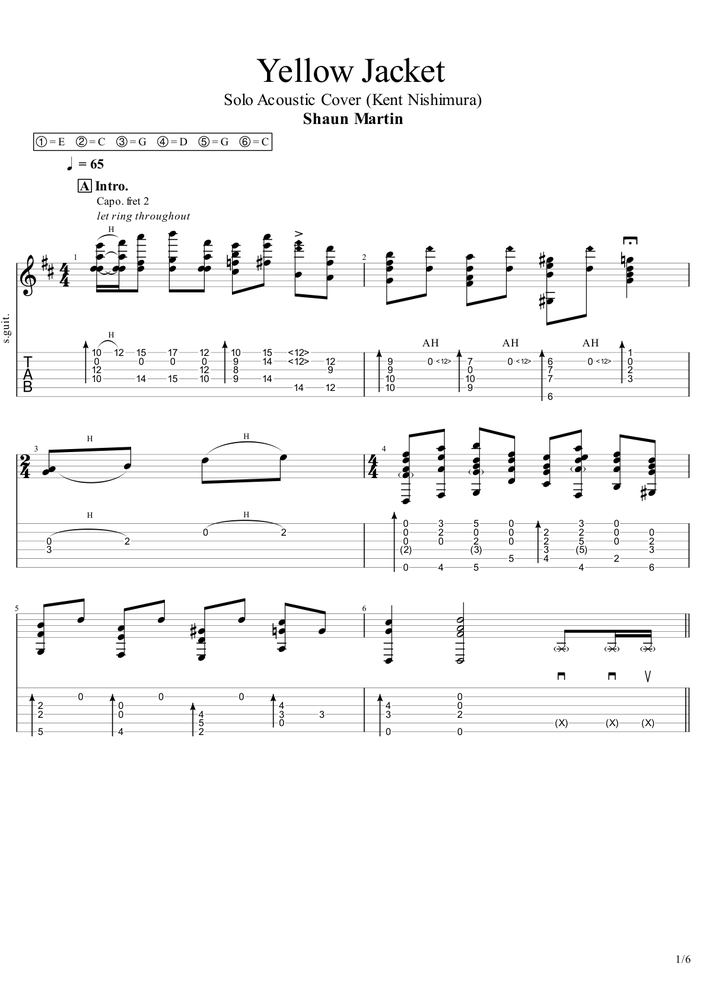
#> input picture real_training_data/images/page_1.png, 706 x 999 px, shrunk from 1190 x 1684 before the run
$ python tab_line_detector.py ../../../real_training_data/images/page_1.png
#> lines starting #> are read from the running program, lines starting #| are printed output that depends on the picture; after the words box and inside, x2 and y2 are one past the last pixel; in counts of white or black regions, pixels touching at a corner belong together
"""
TAB Line Detector - Detect the 6 horizontal lines and map digits to strings

Critical for correct GP5 generation:
- Detect 6 TAB lines per system
- Map each recognized digit to correct string (1-6)
- Detect measure boundaries (vertical bar lines)
"""

from typing import List, Tuple, Optional
from dataclasses import dataclass
import numpy as np

try:
    import cv2
except ImportError:
    cv2 = None


@dataclass
class TabLine:
    """A single TAB line (one of 6 strings)"""
    string_num: int  # 1-6 (1=highest pitch string)
    y_position: float  # Y coordinate
    y_tolerance: float  # How far a digit can be to belong to this line


@dataclass
class TabSystemLines:
    """The 6 lines of a TAB system"""
    lines: List[TabLine]
    y_start: float
    y_end: float

    # [12 lines left out: function get_string_for_y, not called in this run]


@dataclass
class MeasureBoundary:
    """A measure boundary (vertical bar line)"""
    x_position: float
    measure_num: int


class TabLineDetector:
    """
    Detect TAB lines and measure boundaries.

    Algorithm:
    1. Use horizontal projection to find dense horizontal line areas
    2. Within each area, find exactly 6 evenly-spaced lines
    3. Detect vertical lines for measure boundaries
    """

    def __init__(self,
                 min_line_density: int = 500,
                 expected_lines_per_system: int = 6,
                 line_spacing_tolerance: float = 0.3):
        """
        Args:
            min_line_density: Minimum horizontal pixel density for line detection
            expected_lines_per_system: Number of lines per TAB system (6 for guitar)
            line_spacing_tolerance: Tolerance for line spacing variance (0.3 = 30%)
        """
#> in detect_file, image is the input picture: shape (999, 706, 3); min 0, max 255, mean 246.8
        self.min_line_density = min_line_density
        self.expected_lines = expected_lines_per_system
        self.line_spacing_tolerance = line_spacing_tolerance

        if cv2 is None:
            raise ImportError("OpenCV required")

    def detect(self, image: np.ndarray) -> Tuple[List[TabSystemLines], List[MeasureBoundary]]:
        """
        Detect TAB lines and measure boundaries.

        Args:
            image: Input image (BGR or grayscale)

        Returns:
            Tuple of (list of TabSystemLines, list of MeasureBoundaries)
        """
        # Convert to grayscale
        if len(image.shape) == 3:
            gray = cv2.cvtColor(image, cv2.COLOR_BGR2GRAY)
        else:
            gray = image.copy()

        # Binary threshold
        _, binary = cv2.threshold(gray, 200, 255, cv2.THRESH_BINARY_INV)
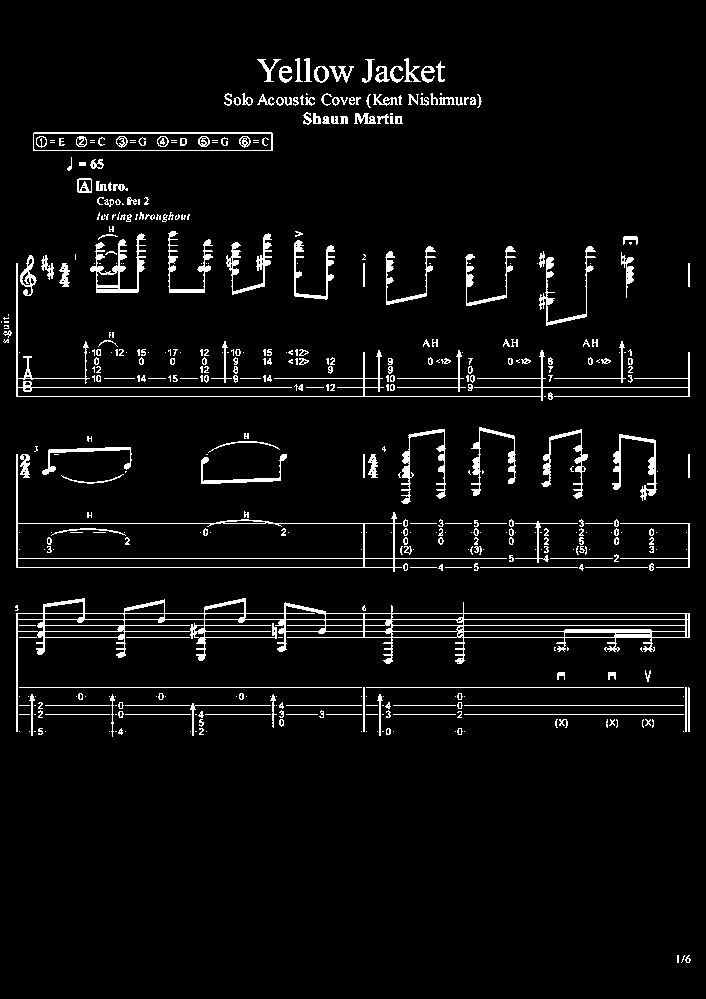
#> binary: shape (999, 706); 4.7% white in thin lines or dots, all inside (x1, y1, x2, y2) = (1, 58, 691, 963)

        # Detect horizontal lines (TAB staff lines)
        systems = self._detect_tab_systems(binary)

        # Detect vertical lines (measure boundaries)
        measures = self._detect_measure_boundaries(binary, systems)

        return systems, measures

    def _detect_tab_systems(self, binary: np.ndarray) -> List[TabSystemLines]:
        """Detect TAB systems by finding groups of 6 horizontal lines"""
        height, width = binary.shape

        # Horizontal projection profile
        h_profile = np.sum(binary, axis=1)
#> h_profile = 999 values, max 171615 at index 619, min 0 at index 0, mean 8545.4

        # Find regions with high horizontal density (potential line areas)
        # Use morphology to find horizontal lines
        h_kernel = cv2.getStructuringElement(cv2.MORPH_RECT, (width // 4, 1))
        h_lines = cv2.morphologyEx(binary, cv2.MORPH_OPEN, h_kernel)
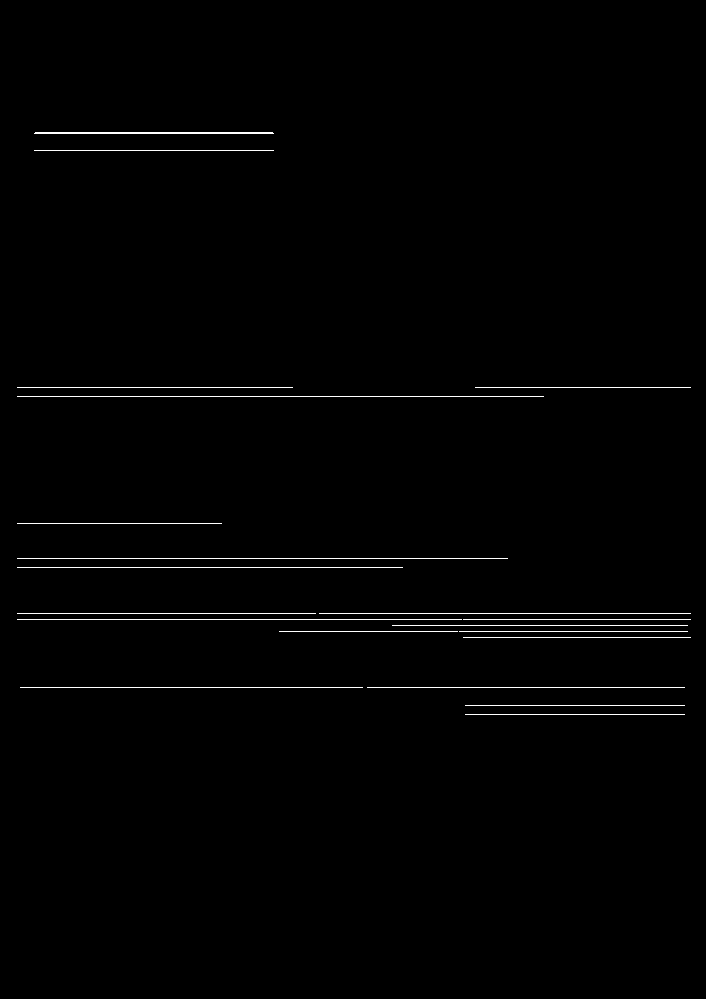
#> h_lines: shape (999, 706); 0.88% white in thin lines or dots, all inside (x1, y1, x2, y2) = (17, 132, 691, 715)

        # Find Y positions of horizontal lines
        line_rows = []
        for y in range(height):
            if np.sum(h_lines[y, :]) > width * 0.3:  # Line spans at least 30% of width
                line_rows.append(y)
#> after the loop, line_rows = [132, 133, 150, 387, 396, 523, 558, 567, 613, 619, 625, 631, 637, 687, 705, 714]

        # Group consecutive rows into lines
        lines = []
        if line_rows:
            current_group = [line_rows[0]]
#> current_group = [132]
            for y in line_rows[1:]:
                if y - current_group[-1] <= 3:  # Within 3 pixels
                    current_group.append(y)
                else:
                    lines.append(sum(current_group) / len(current_group))
                    current_group = [y]
#> this loop made 15 passes
#> (y, current_group) on passes 2 to 9: (150, [150]), (387, [387]), (396, [396]), (523, [523]), (558, [558]), (567, [567]), (613, [613]), (619, [619])
#> after the loop, lines = [132.5, 150, 387, 396, 523, 558, 567, 613, 619, 625, 631, 637, 687, 705]
            lines.append(sum(current_group) / len(current_group))

        # Group lines into systems of 6
        systems = []
        if len(lines) >= 6:
            # Calculate average spacing
            spacings = [lines[i+1] - lines[i] for i in range(len(lines)-1)]
#> spacings = [17.5, 237, 9, 127, 35, 9, 46, 6, 6, 6, 6, 50, 18, 9]

            # Find groups of 6 lines with similar spacing
            i = 0
            while i <= len(lines) - 6:
                # Check if next 6 lines have consistent spacing
                group_spacings = [lines[i+j+1] - lines[i+j] for j in range(5)]
                avg_spacing = sum(group_spacings) / 5

                # Check variance
                variance = sum((s - avg_spacing)**2 for s in group_spacings) / 5
                if variance < (avg_spacing * self.line_spacing_tolerance) ** 2:
                    # Valid system
                    system_lines = []
                    for j in range(6):
                        system_lines.append(TabLine(
                            string_num=j + 1,
                            y_position=lines[i + j],
                            y_tolerance=avg_spacing * 0.4
                        ))

                    systems.append(TabSystemLines(
                        lines=system_lines,
                        y_start=lines[i] - avg_spacing,
                        y_end=lines[i + 5] + avg_spacing
                    ))
                    i += 6  # Move to next potential system
                else:
                    i += 1
#> this loop made 10 passes
#> (group_spacings, avg_spacing, variance) on passes 1 to 8: ([17.5, 237, 9, 127, 35], 85.1, 7540), ([237, 9, 127, 35, 9], 83.4, 7781.4), ([9, 127, 35, 9, 46], 45.2, 1883.4), ([127, 35, 9, 46, 6], 44.6, 1928.2), ([35, 9, 46, 6, 6], 20.4, 282.6), ([9, 46, 6, 6, 6], 14.6, 247.8), ([46, 6, 6, 6, 6], 14, 256), ([6, 6, 6, 6, 50], 14.8, 309.8)
#> after the loop, i = 10; systems = []

        return systems

    def _detect_measure_boundaries(self,
                                    binary: np.ndarray,
                                    systems: List[TabSystemLines]) -> List[MeasureBoundary]:
        """Detect vertical bar lines (measure boundaries)"""
        if not systems:
            return []

        height, width = binary.shape

        # Vertical line detection kernel
        v_kernel = cv2.getStructuringElement(cv2.MORPH_RECT, (1, 20))
        v_lines = cv2.morphologyEx(binary, cv2.MORPH_OPEN, v_kernel)

        # Find X positions of vertical lines
        v_profile = np.sum(v_lines, axis=0)

        # Find peaks (bar lines)
        threshold = height * 0.1
        bar_positions = []

        in_peak = False
        peak_start = 0

        for x in range(width):
            if v_profile[x] > threshold and not in_peak:
                in_peak = True
                peak_start = x
            elif v_profile[x] <= threshold and in_peak:
                in_peak = False
                bar_positions.append((peak_start + x) // 2)

        # Convert to measure boundaries
        measures = []
        for i, x in enumerate(bar_positions):
            measures.append(MeasureBoundary(x_position=x, measure_num=i + 1))

        return measures

    def detect_file(self, path: str) -> Tuple[List[TabSystemLines], List[MeasureBoundary]]:
        """Detect from file"""
        image = cv2.imread(path)
        if image is None:
            raise ValueError(f"Could not read: {path}")
        return self.detect(image)


# CLI
if __name__ == '__main__':
    import sys

    if len(sys.argv) < 2:
        print("Usage: python tab_line_detector.py <image_path>")
        sys.exit(1)

    path = sys.argv[1]
    print(f"Detecting TAB lines: {path}")
    print("=" * 60)

    detector = TabLineDetector()
    systems, measures = detector.detect_file(path)
#> systems = []; measures = []

    print(f"Found {len(systems)} TAB systems")
#| Found 0 TAB systems
    for i, system in enumerate(systems):
        print(f"\nSystem {i+1}: Y={system.y_start:.0f}-{system.y_end:.0f}")
        for line in system.lines:
            print(f"  String {line.string_num}: Y={line.y_position:.0f} (+/-{line.y_tolerance:.0f})")
#> this loop made 0 passes

    print(f"\nFound {len(measures)} measure boundaries")
#| Found 0 measure boundaries
    for m in measures[:10]:
        print(f"  Measure {m.measure_num}: X={m.x_position:.0f}")
    if len(measures) > 10:
        print(f"  ... +{len(measures) - 10} more")
